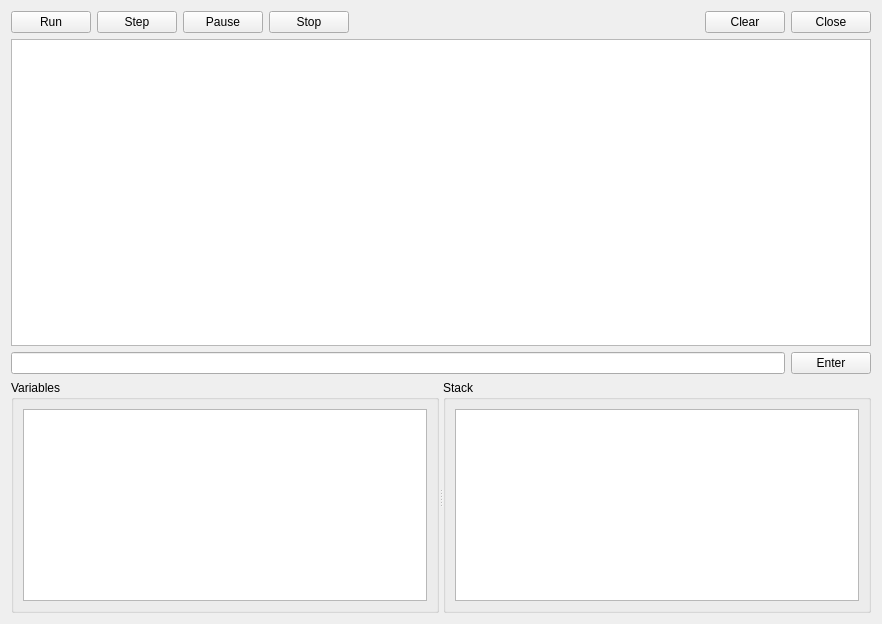
<?xml version="1.0" encoding="UTF-8"?>
<ui version="4.0">
 <class>Debugger</class>
 <widget class="QWidget" name="Debugger">
  <property name="geometry">
   <rect>
    <x>0</x>
    <y>0</y>
    <width>882</width>
    <height>624</height>
   </rect>
  </property>
  <property name="windowTitle">
   <string>Debugger</string>
  </property>
  <layout class="QVBoxLayout" name="verticalLayout_3">
   <item>
    <widget class="QSplitter" name="splitter">
     <property name="orientation">
      <enum>Qt::Vertical</enum>
     </property>
     <widget class="QFrame" name="frame">
      <property name="frameShape">
       <enum>QFrame::NoFrame</enum>
      </property>
      <property name="frameShadow">
       <enum>QFrame::Plain</enum>
      </property>
      <property name="lineWidth">
       <number>0</number>
      </property>
      <layout class="QVBoxLayout" name="verticalLayout_5">
       <property name="margin">
        <number>0</number>
       </property>
       <item>
        <layout class="QHBoxLayout" name="horizontalLayout">
         <property name="sizeConstraint">
          <enum>QLayout::SetMinimumSize</enum>
         </property>
         <property name="leftMargin">
          <number>0</number>
         </property>
         <property name="topMargin">
          <number>0</number>
         </property>
         <item>
          <widget class="QPushButton" name="ui_run">
           <property name="sizePolicy">
            <sizepolicy hsizetype="Minimum" vsizetype="Fixed">
             <horstretch>0</horstretch>
             <verstretch>0</verstretch>
            </sizepolicy>
           </property>
           <property name="text">
            <string>Run</string>
           </property>
           <property name="icon">
            <iconset resource="../rc/rc.qrc">
             <normaloff>:/debugger/icon_set/icons/control_play.png</normaloff>:/debugger/icon_set/icons/control_play.png</iconset>
           </property>
           <property name="flat">
            <bool>false</bool>
           </property>
          </widget>
         </item>
         <item>
          <widget class="QPushButton" name="ui_step">
           <property name="text">
            <string>Step</string>
           </property>
           <property name="icon">
            <iconset resource="../rc/rc.qrc">
             <normaloff>:/debugger/icon_set/icons/control_end.png</normaloff>:/debugger/icon_set/icons/control_end.png</iconset>
           </property>
          </widget>
         </item>
         <item>
          <widget class="QPushButton" name="ui_pause">
           <property name="text">
            <string>Pause</string>
           </property>
           <property name="icon">
            <iconset resource="../rc/rc.qrc">
             <normaloff>:/debugger/icon_set/icons/control_pause.png</normaloff>:/debugger/icon_set/icons/control_pause.png</iconset>
           </property>
          </widget>
         </item>
         <item>
          <widget class="QPushButton" name="ui_stop">
           <property name="text">
            <string>Stop</string>
           </property>
           <property name="icon">
            <iconset resource="../rc/rc.qrc">
             <normaloff>:/debugger/icon_set/icons/control_stop.png</normaloff>:/debugger/icon_set/icons/control_stop.png</iconset>
           </property>
          </widget>
         </item>
         <item>
          <spacer name="horizontalSpacer">
           <property name="orientation">
            <enum>Qt::Horizontal</enum>
           </property>
           <property name="sizeHint" stdset="0">
            <size>
             <width>40</width>
             <height>20</height>
            </size>
           </property>
          </spacer>
         </item>
         <item>
          <widget class="QPushButton" name="ui_clear">
           <property name="text">
            <string>Clear</string>
           </property>
           <property name="icon">
            <iconset resource="../rc/rc.qrc">
             <normaloff>:/shortcuts/file/icon_set/icons/page_white.png</normaloff>:/shortcuts/file/icon_set/icons/page_white.png</iconset>
           </property>
          </widget>
         </item>
         <item>
          <widget class="QPushButton" name="ui_close">
           <property name="text">
            <string>Close</string>
           </property>
           <property name="icon">
            <iconset resource="../rc/rc.qrc">
             <normaloff>:/shortcuts/file/icon_set/icons/cross.png</normaloff>:/shortcuts/file/icon_set/icons/cross.png</iconset>
           </property>
          </widget>
         </item>
        </layout>
       </item>
       <item>
        <widget class="QTextEdit" name="ui_consoleOut">
         <property name="readOnly">
          <bool>true</bool>
         </property>
        </widget>
       </item>
       <item>
        <layout class="QHBoxLayout" name="horizontalLayout_2">
         <item>
          <widget class="QLineEdit" name="ui_consoleIn"/>
         </item>
         <item>
          <widget class="QPushButton" name="ui_consoleEnter">
           <property name="text">
            <string>Enter</string>
           </property>
           <property name="icon">
            <iconset resource="../rc/rc.qrc">
             <normaloff>:/shortcuts/target/icon_set/icons/bullet_go.png</normaloff>:/shortcuts/target/icon_set/icons/bullet_go.png</iconset>
           </property>
          </widget>
         </item>
        </layout>
       </item>
      </layout>
     </widget>
    </widget>
   </item>
   <item>
    <widget class="QSplitter" name="splitter_2">
     <property name="orientation">
      <enum>Qt::Horizontal</enum>
     </property>
     <widget class="QGroupBox" name="groupBox_2">
      <property name="title">
       <string>Variables</string>
      </property>
      <layout class="QVBoxLayout" name="verticalLayout_2">
       <item>
        <widget class="QListWidget" name="ui_variables"/>
       </item>
      </layout>
     </widget>
     <widget class="QGroupBox" name="groupBox">
      <property name="title">
       <string>Stack</string>
      </property>
      <layout class="QVBoxLayout" name="verticalLayout">
       <item>
        <widget class="QListWidget" name="ui_stack"/>
       </item>
      </layout>
     </widget>
    </widget>
   </item>
  </layout>
 </widget>
 <resources>
  <include location="../rc/rc.qrc"/>
 </resources>
 <connections>
  <connection>
   <sender>ui_consoleIn</sender>
   <signal>returnPressed()</signal>
   <receiver>ui_consoleEnter</receiver>
   <slot>click()</slot>
   <hints>
    <hint type="sourcelabel">
     <x>756</x>
     <y>367</y>
    </hint>
    <hint type="destinationlabel">
     <x>933</x>
     <y>374</y>
    </hint>
   </hints>
  </connection>
  <connection>
   <sender>ui_clear</sender>
   <signal>clicked()</signal>
   <receiver>ui_consoleOut</receiver>
   <slot>clear()</slot>
   <hints>
    <hint type="sourcelabel">
     <x>886</x>
     <y>27</y>
    </hint>
    <hint type="destinationlabel">
     <x>880</x>
     <y>93</y>
    </hint>
   </hints>
  </connection>
  <connection>
   <sender>ui_close</sender>
   <signal>clicked()</signal>
   <receiver>Debugger</receiver>
   <slot>close()</slot>
   <hints>
    <hint type="sourcelabel">
     <x>821</x>
     <y>27</y>
    </hint>
    <hint type="destinationlabel">
     <x>440</x>
     <y>287</y>
    </hint>
   </hints>
  </connection>
 </connections>
</ui>
